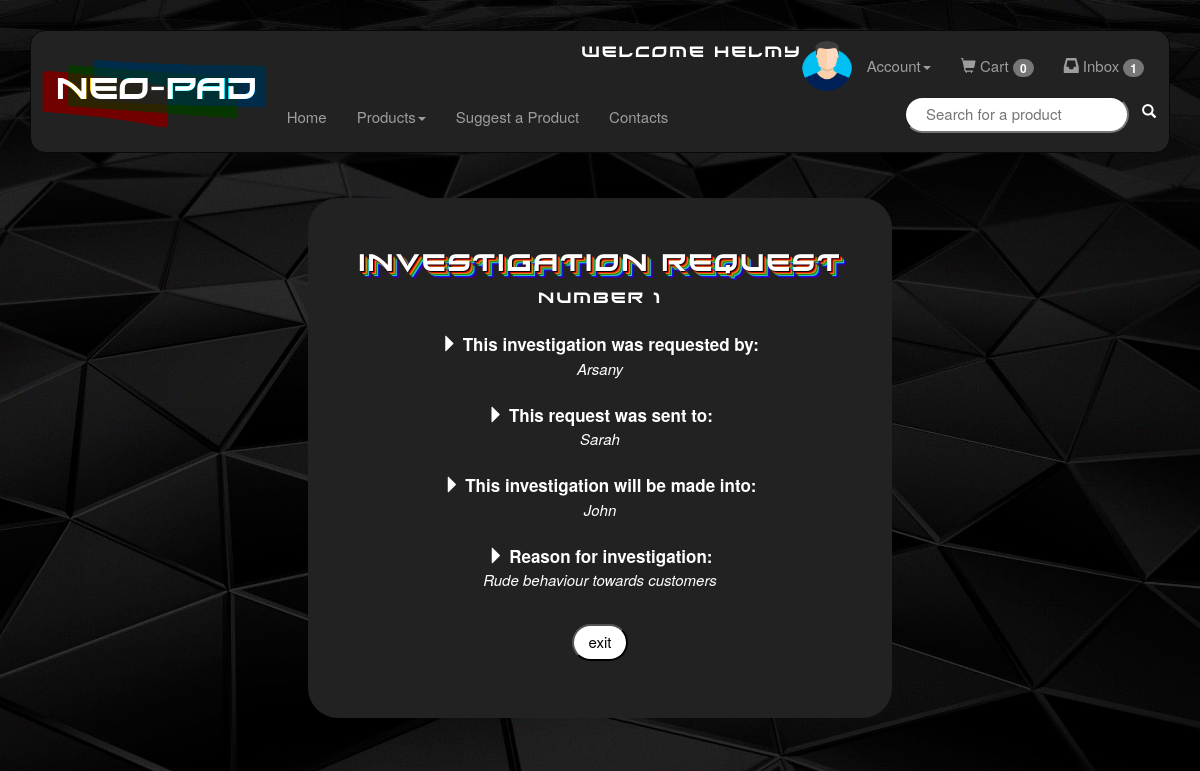
The page /ViewInvestigationRequest.php?id=1 (signed in) on the database its author committed.
### tables this page shows
CREATE TABLE `users` (
  `id` int(10) UNSIGNED NOT NULL,
  `username` varchar(30) NOT NULL,
  `password` varchar(225) NOT NULL,
  `email` varchar(50) NOT NULL,
  `address` varchar(50) DEFAULT NULL,
  `imagePath` varchar(255) DEFAULT NULL,
  `userType` varchar(15) NOT NULL
);

CREATE TABLE `investigationrequest` (
  `id` int(10) UNSIGNED NOT NULL,
  `auditorID` int(10) UNSIGNED NOT NULL,
  `hrID` int(10) UNSIGNED NOT NULL,
  `adminID` int(10) UNSIGNED NOT NULL,
  `reason` varchar(255) DEFAULT NULL
);

### ViewInvestigationRequest.php (the view, shortened to what this page needs)
<html>
    <head>
        <link rel="stylesheet" href="Style.css">
    </head>
    <?php
        include "Menu.php";
        ?>
    <body>
    <div class="container">
            <div class="card justify-content-center">
                <div class="carda">
        <?php
        if(isset($_GET['id'])){
            $con = new mysqli("localhost","root","", "project");
            $requestsql = "SELECT * FROM investigationrequest WHERE id='". $_GET['id'] . "'";
            $requestResult = $con->query($requestsql);
            if($requestResult->num_rows == 0){
                echo "Error: Request not found<br>";
            }
            else if($requestRow = $requestResult->fetch_assoc()){
                echo "<h3>Investigation Request</h3>";
                echo "<text class='header'>Number " . $_GET['id'] . "</text>";
                echo "<br><br>";
                $auditorsql = "SELECT username FROM users WHERE id='" . $requestRow['auditorID'] . "'";
                $auditorResult = $con->query($auditorsql);
                if($auditorResult->num_rows == 0){
                    echo "Error: Auditor not found<br>";
                }
                else if($auditorRow = $auditorResult->fetch_assoc()){
                    echo "<text class='header2'><i class='glyphicon glyphicon-triangle-right'></i> This investigation was requested by: </text>";
                    echo "<br>";
                    echo "<i>" .$auditorRow['username'] . "</i>";
                    echo "<br><br>";
                }
                $hrsql = "SELECT username FROM users WHERE id='" . $requestRow['hrID'] . "'";
                $hrResult = $con->query($hrsql);
                if($hrResult->num_rows == 0){
                    echo "Error: Hr not found<br>";
                }
                else if($hrRow = $hrResult->fetch_assoc()){
                    echo "<text class='header2'><i class='glyphicon glyphicon-triangle-right'></i> This request was sent to: </text>";
                    echo "<br>";
                    echo "<i>" . $hrRow['username'] . "</i>";
                    echo "<br><br>";
                }
                $adminsql = "SELECT username FROM users WHERE id='" . $requestRow['adminID'] . "'";
                $adminResult = $con->query($adminsql);
                if($adminResult->num_rows == 0){
                    echo "Error: Admin not found<br>";
                }
                else if($adminRow = $adminResult->fetch_assoc()){
                    echo "<text class='header2'><i class='glyphicon glyphicon-triangle-right'></i> This investigation will be made into: </text>";
                    echo "<br>";
                    echo "<i>" . $adminRow['username'] . "</i>";
                    echo "<br><br>";
                }
                echo "<text class='header2'><i class='glyphicon glyphicon-triangle-right'></i> Reason for investigation: </text>";
                echo "<br>";
                echo "<i>" .$requestRow['reason'] . "</i>";
                echo "<br><br>";
                echo "<form method='post' action=''><input type='submit' name='exit' value='exit'/><form><br>";
            }
        }
        else{
            echo "Error: invalid link<br>";
        }
        ?>
        </div>
        </div>
        </div>
    </body>
</html>

### Style.css (style rules this page uses)
body { margin: 30px; background: black; color: white; line-height: 1.5; font-size: 15px; background-image: url(resources/images/style/background/bg.jpg); background-position: center; background-repeat:no-repeat; background-size:cover; }
h1, h2, h3 { font-family: xirod; letter-spacing: 2px; font-weight: lighter; text-shadow: 1px 1px 1px black, 2px 2px 1px red, 3px 3px 1px goldenrod, 4px 4px 1px green, 5px 5px 1px turquoise, 6px 6px 1px blue, 7px 7px 1px indigo; animation: glow2 2s ease-in-out infinite alternate; }
.header { font-size: 15px; font-family: xirod; letter-spacing: 2px; }
.header2 { font-size: 17px; font-weight:bolder; }
.container { width: fit-content; height: fit-content; }
.card { background: #222; margin:20px; border-radius: 3rem; }
input[type=submit], input[type=reset], button, input[type=button], .select { border-radius: 3rem; color: black; background: white; margin: 10px 0; font-size: 100%; padding: 5px 15px; }
.carda { align-content: center; text-align: center; height: 520px; min-width: 400px; max-width: 850px; margin: 25px; overflow-y: auto; background: #222; border-radius: 15px 15px 15px 15px ; padding: 25px; }

### rows shown on the page
users: username "Arsany"
users: username "Sarah"
users: username "John"
investigationrequest: reason "Rude behaviour towards customers"

### other values the page prints
$_SESSION['username'] "Helmy"
$cart_items_row['cartItems'] "0"
$inbox_notif_row['unread_messages'] "1"
$_GET['id'] "1"
